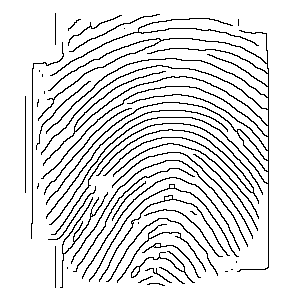
#> input picture extractor/skeletonizedImg.png, 300 x 300 px
$ python -i orientation.py   (imports and definitions only)
#> lines starting #> are read from the running program, lines starting #| are printed output that depends on the picture; after the words box and inside, x2 and y2 are one past the last pixel; in counts of white or black regions, pixels touching at a corner belong together
### enhancer/utils.py
import matplotlib.pyplot as plt
import numpy as np
import scipy.ndimage as ndimage
import scipy.signal as signal

def showImage(image, label, vmin=0.0, vmax=1.0):
    plt.figure().suptitle(label)
    plt.imshow(image, cmap="gray", vmin=vmin, vmax=vmax)

# [96 lines left out: functions showOrientations, drawImage, normalize, localNormalize, binarize, kernelFromFunction and 2 more, not called in this run]

def convolve(image, kernel, origin=None, shape=None, pad=True):
    """
    Apply a kernel to an image or to a part of an image.

    :param image:   The source image.
    :param kernel:  The kernel (an ndarray of black and white, or grayvalues).
    :param origin:  The origin of the part of the image to be convolved.
                    Defaults to (0, 0).
    :param shape:   The shape of the part of the image that is to be convolved.
                    Defaults to the shape of the image.
    :param pad:     Whether the image should be padded before applying the
                    kernel. Passing False here will cause indexing errors if
                    the kernel is applied at the edge of the image.
    :returns:       The resulting image.
    """
    if not origin:
        origin = (0, 0)

    if not shape:
        shape = (image.shape[0] - origin[0], image.shape[1] - origin[1])

    result = np.empty(shape)

    if callable(kernel):
        k = kernel(0, 0)
    else:
        k = kernel

    kernelOrigin = (-k.shape[0] // 2, -k.shape[1] // 2)
    kernelShape = k.shape

    topPadding = 0
    leftPadding = 0

    if pad:
        topPadding = max(0, -(origin[0] + kernelOrigin[0]))
        leftPadding = max(0, -(origin[1] + kernelOrigin[1]))
        bottomPadding = max(0, (origin[0] + shape[0] + kernelOrigin[0] + kernelShape[0]) - image.shape[0])
        rightPadding = max(0, (origin[1] + shape[1] + kernelOrigin[1] + kernelShape[1]) - image.shape[1])

        padding = (topPadding, bottomPadding), (leftPadding, rightPadding)

        if np.max(padding) > 0.0:
            image = np.pad(image, padding, mode="edge")

    for y in range(shape[0]):
        for x in range(shape[1]):
            iy = topPadding + origin[0] + y + kernelOrigin[0]
            ix = leftPadding + origin[1] + x + kernelOrigin[1]

            block = image[iy:iy+kernelShape[0], ix:ix+kernelShape[1]]
            if callable(kernel):
                result[y, x] = np.sum(block * kernel(y, x))
            else:
                result[y, x] = np.sum(block * kernel)

    return result

# [21 lines left out: function findMask, not called in this run]

def averageOrientation(orientations, weights=None, deviation=False):
    """
    Calculate the average orientation in an orientation field.
    """

    orientations = np.asarray(orientations).flatten()
    o = orientations[0]

    aligned = np.where(np.absolute(orientations - o) > np.pi * 0.5,
            np.where(orientations > o, orientations - np.pi, orientations + np.pi),
            orientations)
    if deviation:
        return np.average(aligned, weights=weights) % np.pi, np.std(aligned)
    else:
        return np.average(aligned, weights=weights) % np.pi

# [193 lines left out: functions averageFrequency, rotateAndCrop, estimateOrientations, estimateFrequencies, not called in this run]

### enhancer/orientation.py
import numpy as np
import utils
import scipy.ndimage as ndimage


def sobelKernelX():
    return np.array([[-1,  0,  1],
                     [-2,  0,  2],
                     [-1,  0,  1]])

def sobelKernelY():
    return np.array([[-1, -2, -1],
                     [ 0,  0,  0],
                     [ 1,  2,  1]])

def findOrientations(image, w=16, interpolate=True):
    """
    Estimate orientations of lines or ridges in an image.
    :param image: The image to estimate orientations in.
    :param w: The block size.
    :returns: An ndarray the same shape as the image, filled with orientation
              angles in radians.
    """

    height, width = image.shape

    # First we smooth the whole image with a Gaussian filter, to make the
    # individual pixel gradients less spurious.
    image = ndimage.filters.gaussian_filter(image, 2.0)

    # Compute the gradients G_x and G_y at each pixel
    G_x = utils.convolve(image, sobelKernelX())
    G_y = utils.convolve(image, sobelKernelY())

    # Estimate the local orientation of each block
    yblocks, xblocks = height // w, width // w
    O = np.empty((yblocks, xblocks))
    for j in range(yblocks):
        for i in range(xblocks):
            V_y, V_x = 0, 0
            for v in range(w):
                for u in range(w):
                    V_x += 2 * G_x[j*w+v, i*w+u] * G_y[j*w+v, i*w+u]
                    V_y += G_x[j*w+v, i*w+u] ** 2 - G_y[j*w+v, i*w+u] ** 2

            O[j, i] = np.arctan2(V_x, V_y) * 0.5

    # Rotate the orientations so that they point along the ridges, and wrap
    # them into only half of the circle (all should be less than 180 degrees).
    O = (O + np.pi * 0.5) % np.pi

    # Smooth the orientation field
    orientations = np.full(image.shape, -1.0)
    O_p = np.empty(O.shape)
    O = np.pad(O, 2, mode="edge")
    for y in range(yblocks):
        for x in range(xblocks):
            surrounding = O[y:y+5, x:x+5]
            orientation, deviation = utils.averageOrientation(surrounding, deviation=True)
            if deviation > 0.5:
                orientation = O[y+2, x+2]
            O_p[y, x] = orientation
    O = O_p

    # Make an orientation field the same shape as the input image, and fill it
    # with values interpolated from the preliminary orientation field.
    orientations = np.full(image.shape, -1.0)
    if interpolate:
        hw = w // 2
        for y in range(yblocks - 1):
            for x in range(xblocks - 1):
                for iy in range(w):
                    for ix in range(w):
                        orientations[y*w+hw+iy, x*w+hw+ix] = utils.averageOrientation(
                                [O[y, x], O[y+1, x], O[y, x+1], O[y+1, x+1]],
                                [iy + ix, w - iy + ix, iy + w - ix, w - iy + w - ix])
    else:
        for y in range(yblocks):
            for x in range(xblocks):
                orientations[y*w:(y+1)*w, x*w:(x+1)*w] = O[y, x]

    return orientations

>>> import cv2
>>> picture = cv2.imread('../extractor/skeletonizedImg.png', cv2.IMREAD_GRAYSCALE)
#> picture: shape (300, 300); 88.9% white; black in thin lines or dots, all inside (x1, y1, x2, y2) = (25, 13, 269, 288)
>>> result = findOrientations(picture)
#> in findOrientations, `image = ndimage.filters.gaussian_filter(image, 2.0)`:
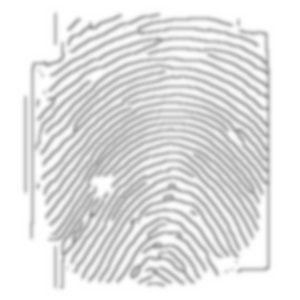
#> image: shape (300, 300); min 152, max 255, mean 226
#> in convolve, `k = kernel`: k = [[-1, 0, 1], [-2, 0, 2], [-1, 0, 1]]
#> in convolve, `image = np.pad(image, padding, mode="edge")`:
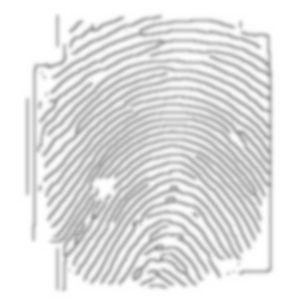
#> image: shape (303, 303); min 152, max 255, mean 226.6
#> after the loop in convolve, `for y in range(shape[0]):`:
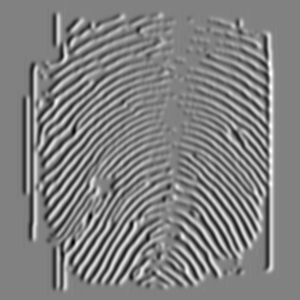
#> result: shape (300, 300) float64; min -174, max 168, mean 0; drawn with min black and max white
#> call 2 of convolve, with kernel = array of shape (3, 3), pad = True
#> in convolve (call 2), `k = kernel`: k = [[-1, -2, -1], [0, 0, 0], [1, 2, 1]]
#> after the loop in convolve (call 2), `for y in range(shape[0]):`:
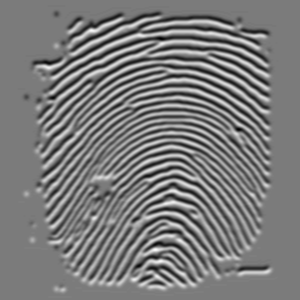
#> result: shape (300, 300) float64; min -168, max 180, mean 0; drawn with min black and max white
#> in findOrientations, `O = np.pad(O, 2, mode="edge")`:
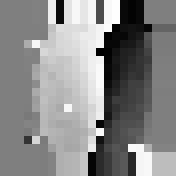
#> O: shape (22, 22) float64 (shown 8 times larger); min 0.00837, max 3.14, mean 1.68; drawn with min black and max white
#> the loop in findOrientations, `for y in range(yblocks - 1):` made 17 passes
#> after the loop in findOrientations, `for y in range(yblocks - 1):`:
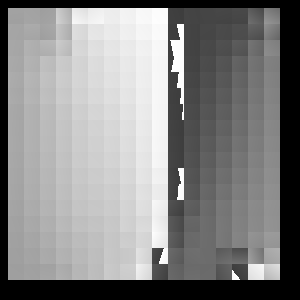
#> orientations: shape (300, 300) float64; min -1, max 3.14, mean 1.18; drawn with min black and max white
